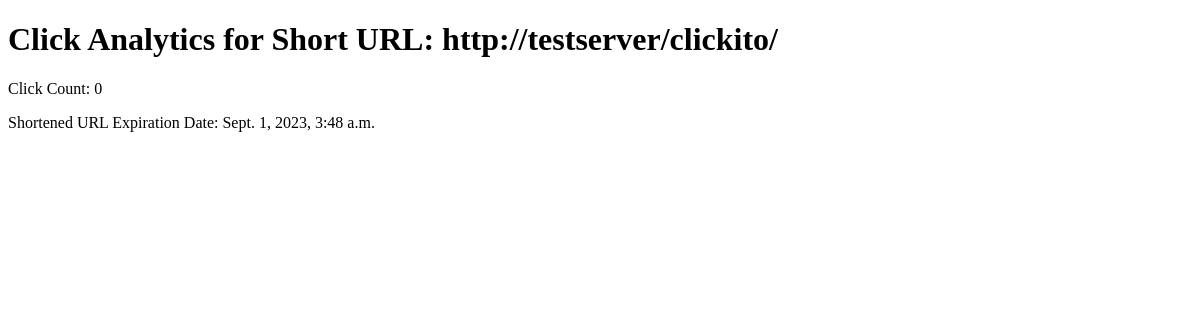
Before: /clickito/analytics/ with the older database file.
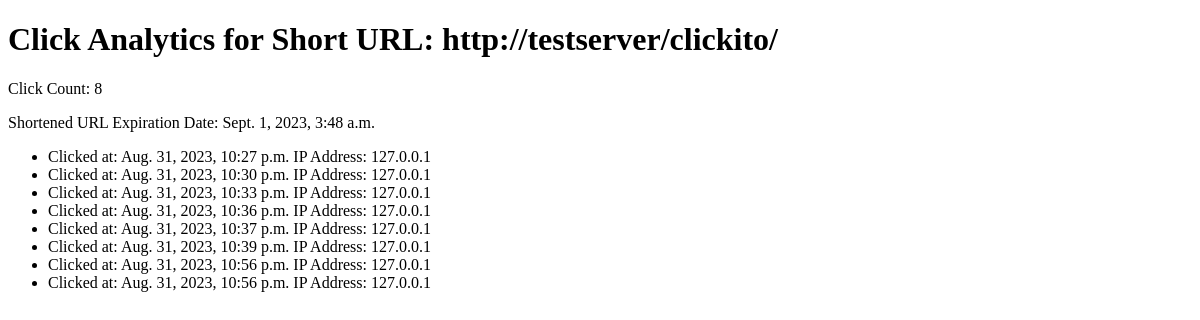
After: the same page with the newer database file.
### shortyapp/models.py (models this page shows)
class ShortURL(models.Model):
    short_code = models.CharField(max_length=10, unique=True)
    original_url = models.URLField()
    created_at = models.DateTimeField(default=timezone.now)
    expiration_date = models.DateTimeField(null=True, blank=True)
    click_count = models.PositiveIntegerField(default=0)

class ClickAnalytics(models.Model):
    short_url = models.ForeignKey(ShortURL, on_delete=models.CASCADE)
    timestamp = models.DateTimeField(auto_now_add=True, db_index=True)
    ip_address = models.GenericIPAddressField()

### shortyapp/views.py (the view)
# urls.py: path('<str:short_code>/analytics/', views.click_analytics, name='click_analytics'),
def click_analytics(request, short_code):
    short_url = get_object_or_404(ShortURL, short_code=short_code)
    click_analytics_entries = ClickAnalytics.objects.filter(short_url=short_url)
    short_url_full = request.build_absolute_uri(reverse('redirect', args=[short_code]))
    click_count = short_url.click_count
    context = {
        'click_analytics_entries': click_analytics_entries,
        'short_url_full': short_url_full,
        'click_count': click_count,
        'expiration_date': short_url.expiration_date,
    }
    return render(request, 'click_analytics.html', context)

### shortyapp/templates/click_analytics.html (shortened to what this page needs)
{% load tz %}
<!DOCTYPE html>
<html>
<head>
</head>
<body>
    <h1>Click Analytics for Short URL: {{ short_url_full }}</h1>
    <p>Click Count: {{ click_count }}</p>
    <p>Shortened URL Expiration Date: {{ expiration_date }}</p>
    <ul>
        {% for entry in click_analytics_entries %}
        <li>
            Clicked at: {% timezone "Asia/Kolkata" %}
                            {{ entry.timestamp|localtime }}
                        {% endtimezone %}
            IP Address: {{ entry.ip_address }}
        </li>
        {% endfor %}
    </ul>
</body>
</html>

Changed rows visible on the page:
added ClickAnalytics: timestamp "Aug. 31, 2023, 10:27 p.m.", ip_address "127.0.0.1"
added ClickAnalytics: timestamp "Aug. 31, 2023, 10:30 p.m.", ip_address "127.0.0.1"
added ClickAnalytics: timestamp "Aug. 31, 2023, 10:33 p.m.", ip_address "127.0.0.1"
added ClickAnalytics: timestamp "Aug. 31, 2023, 10:36 p.m.", ip_address "127.0.0.1"
added ClickAnalytics: timestamp "Aug. 31, 2023, 10:37 p.m.", ip_address "127.0.0.1"
added ClickAnalytics: timestamp "Aug. 31, 2023, 10:39 p.m.", ip_address "127.0.0.1"
added ClickAnalytics: timestamp "Aug. 31, 2023, 10:56 p.m.", ip_address "127.0.0.1"
added ClickAnalytics: timestamp "Aug. 31, 2023, 10:56 p.m.", ip_address "127.0.0.1"
Other visible differences:
{{ click_count }}: "0" → "8"
